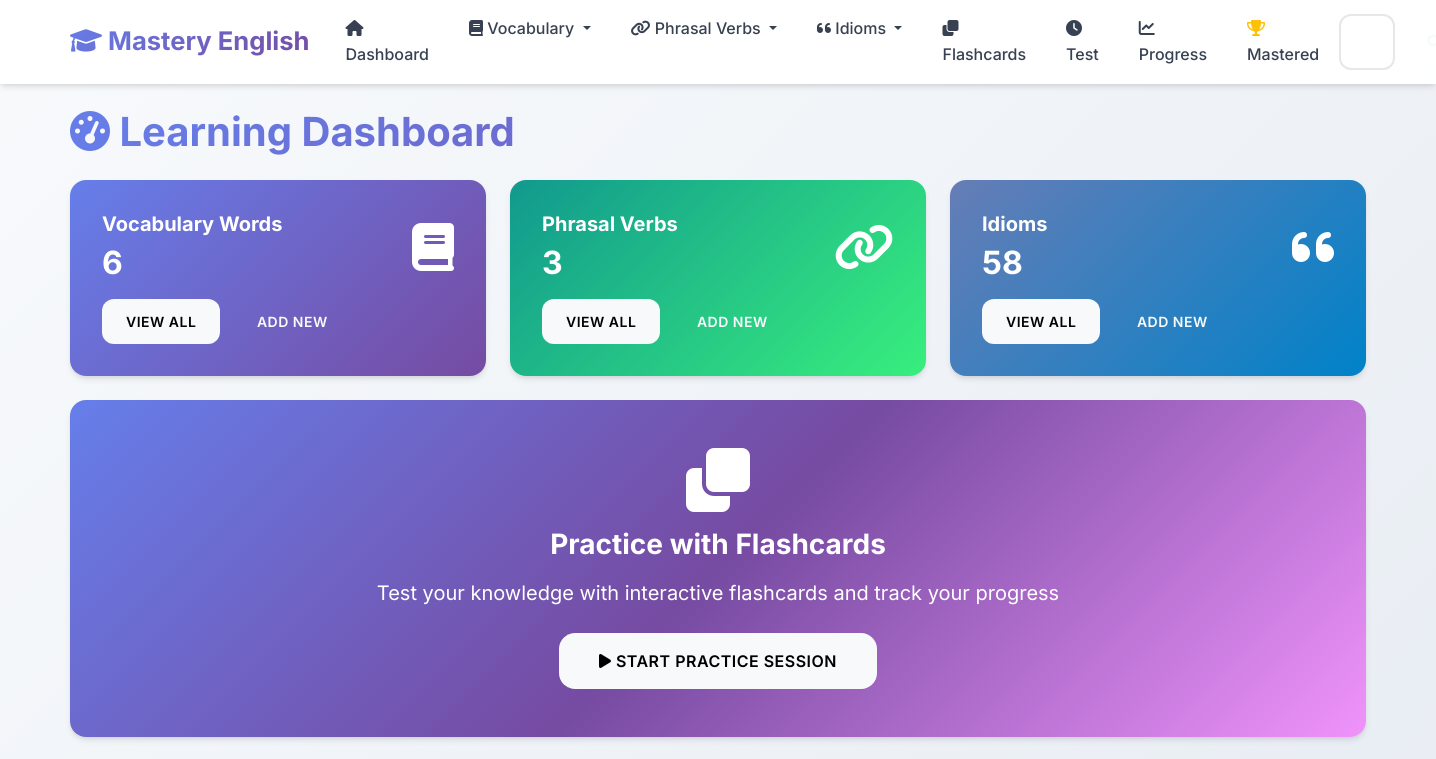
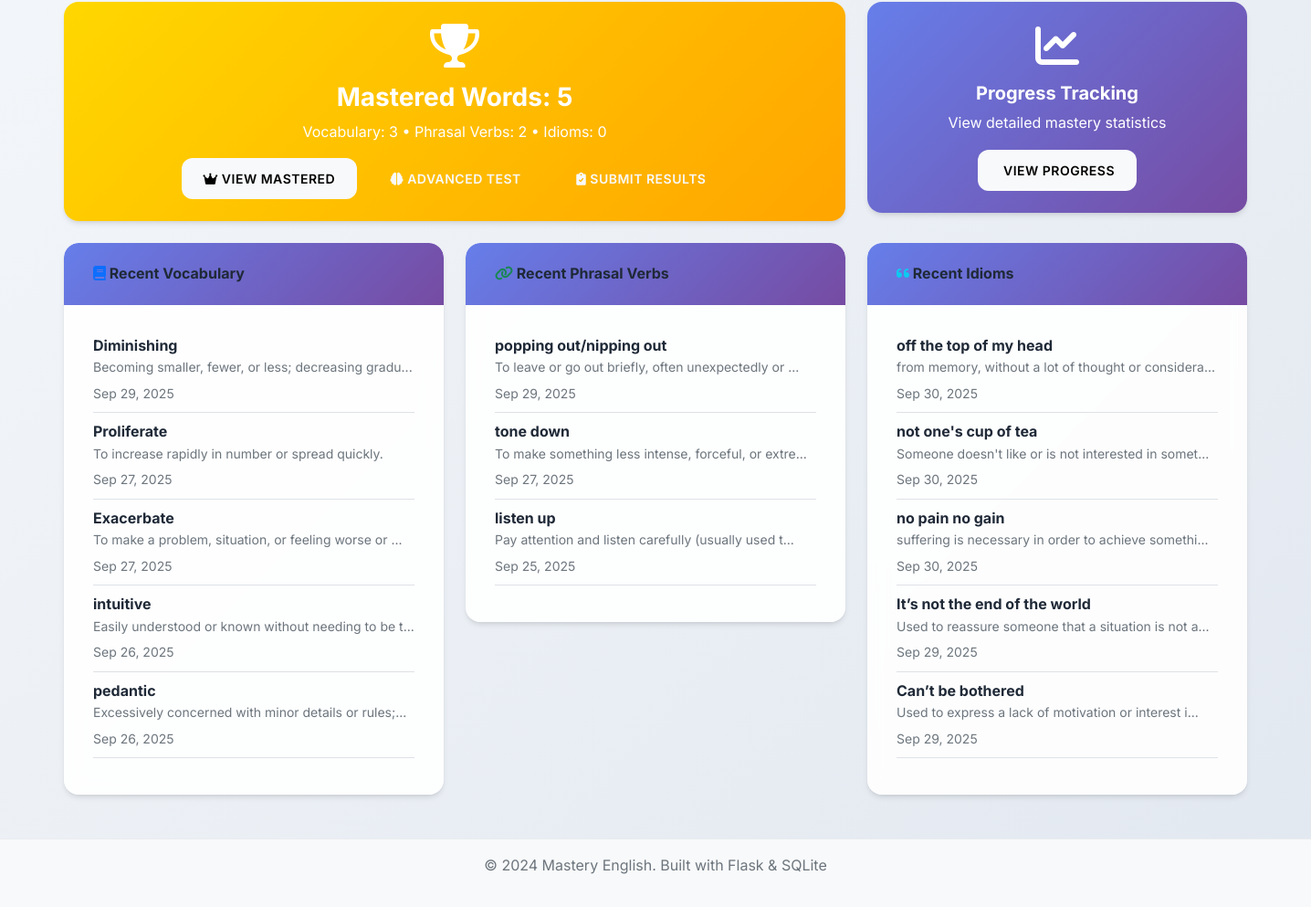
The page / on the database its author committed (2 pictures, top to bottom).
### app.py (models this page shows, shortened)
class VocabularyWord(db.Model):
    __tablename__ = 'vocabulary_words'
    id = db.Column(db.Integer, primary_key=True)
    word = db.Column(db.String(100), nullable=False)
    definition = db.Column(db.Text, nullable=False)
    example_sentence = db.Column(db.Text)
    pronunciation = db.Column(db.String(100))
    part_of_speech = db.Column(db.String(50))
    difficulty_level = db.Column(db.String(20), default='medium')
    date_added = db.Column(db.DateTime, default=datetime.utcnow)
    times_practiced = db.Column(db.Integer, default=0)
    last_practiced = db.Column(db.DateTime)
    mastery_level = db.Column(db.Integer, default=0)

class PhrasalVerb(db.Model):
    __tablename__ = 'phrasal_verbs'
    id = db.Column(db.Integer, primary_key=True)
    phrasal_verb = db.Column(db.String(100), nullable=False)
    meaning = db.Column(db.Text, nullable=False)
    example_sentence = db.Column(db.Text)
    separable = db.Column(db.Boolean, default=False)
    difficulty_level = db.Column(db.String(20), default='medium')
    date_added = db.Column(db.DateTime, default=datetime.utcnow)
    times_practiced = db.Column(db.Integer, default=0)
    last_practiced = db.Column(db.DateTime)
    mastery_level = db.Column(db.Integer, default=0)

class Idiom(db.Model):
    __tablename__ = 'idioms'
    id = db.Column(db.Integer, primary_key=True)
    idiom = db.Column(db.String(200), nullable=False)
    meaning = db.Column(db.Text, nullable=False)
    example_sentence = db.Column(db.Text)
    origin = db.Column(db.Text)
    difficulty_level = db.Column(db.String(20), default='medium')
    date_added = db.Column(db.DateTime, default=datetime.utcnow)
    times_practiced = db.Column(db.Integer, default=0)
    last_practiced = db.Column(db.DateTime)
    mastery_level = db.Column(db.Integer, default=0)

### app.py (the view)
@app.route('/')
def index():
    vocab_count = VocabularyWord.query.count()
    phrasal_count = PhrasalVerb.query.count()
    idiom_count = Idiom.query.count()
    mastered_vocab = VocabularyWord.query.filter(VocabularyWord.mastery_level == 5).count()
    mastered_phrasal = PhrasalVerb.query.filter(PhrasalVerb.mastery_level == 5).count()
    mastered_idioms = Idiom.query.filter(Idiom.mastery_level == 5).count()
    total_mastered = mastered_vocab + mastered_phrasal + mastered_idioms
    recent_vocab = VocabularyWord.query.order_by(VocabularyWord.date_added.desc()).limit(5).all()
    recent_phrasal = PhrasalVerb.query.order_by(PhrasalVerb.date_added.desc()).limit(5).all()
    recent_idioms = Idiom.query.order_by(Idiom.date_added.desc()).limit(5).all()
    return render_template('index.html',
                         vocab_count=vocab_count,
                         phrasal_count=phrasal_count,
                         idiom_count=idiom_count,
                         mastered_vocab=mastered_vocab,
                         mastered_phrasal=mastered_phrasal,
                         mastered_idioms=mastered_idioms,
                         total_mastered=total_mastered,
                         recent_vocab=recent_vocab,
                         recent_phrasal=recent_phrasal,
                         recent_idioms=recent_idioms)

### templates/index.html (shortened to what this page needs)
{% extends "base.html" %}
{% block content %}
<div class="row">
    <div class="col-12">
        <h1 class="mb-4">
            <i class="fas fa-tachometer-alt"></i> Learning Dashboard
        </h1>
    </div>
</div>
<div class="row mb-4">
    <div class="col-md-4">
        <div class="card dashboard-card text-white" style="background: var(--gradient-primary);">
            <div class="card-body">
                <div class="d-flex justify-content-between">
                    <div>
                        <h5 class="card-title text-white">Vocabulary Words</h5>
                        <h2 class="mb-0 text-white">{{ vocab_count }}</h2>
                    </div>
                    <div class="align-self-center floating-element">
                        <i class="fas fa-book fa-3x"></i>
                    </div>
                </div>
                <div class="mt-3">
                    <a href="{{ url_for('vocabulary_list') }}" class="btn btn-light btn-sm me-2">View All</a>
                    <a href="{{ url_for('add_vocabulary') }}" class="btn btn-outline-light btn-sm">Add New</a>
                </div>
            </div>
        </div>
    </div>
    <div class="col-md-4">
        <div class="card dashboard-card text-white" style="background: var(--gradient-success);">
            <div class="card-body">
                <div class="d-flex justify-content-between">
                    <div>
                        <h5 class="card-title text-white">Phrasal Verbs</h5>
                        <h2 class="mb-0 text-white">{{ phrasal_count }}</h2>
                    </div>
                    <div class="align-self-center floating-element">
                        <i class="fas fa-link fa-3x"></i>
                    </div>
                </div>
                <div class="mt-3">
                    <a href="{{ url_for('phrasal_verbs_list') }}" class="btn btn-light btn-sm me-2">View All</a>
                    <a href="{{ url_for('add_phrasal_verb') }}" class="btn btn-outline-light btn-sm">Add New</a>
                </div>
            </div>
        </div>
    </div>
    <div class="col-md-4">
        <div class="card dashboard-card text-white" style="background: var(--gradient-info);">
            <div class="card-body">
                <div class="d-flex justify-content-between">
                    <div>
                        <h5 class="card-title text-white">Idioms</h5>
                        <h2 class="mb-0 text-white">{{ idiom_count }}</h2>
                    </div>
                    <div class="align-self-center floating-element">
                        <i class="fas fa-quote-left fa-3x"></i>
                    </div>
                </div>
                <div class="mt-3">
                    <a href="{{ url_for('idioms_list') }}" class="btn btn-light btn-sm me-2">View All</a>
                    <a href="{{ url_for('add_idiom') }}" class="btn btn-outline-light btn-sm">Add New</a>
                </div>
            </div>
        </div>
    </div>
</div>
<div class="row mb-4">
    <div class="col-12">
        <div class="card dashboard-card" style="background: var(--gradient-hero); color: white;">
            <div class="card-body text-center py-5">
                <div class="floating-element">
                    <i class="fas fa-clone fa-4x mb-3"></i>
                </div>
                <h3 class="card-title text-white mb-3">
                    Practice with Flashcards
                </h3>
                <p class="card-text text-white fs-5 mb-4">Test your knowledge with interactive flashcards and track your progress</p>
                <a href="{{ url_for('flashcards_menu') }}" class="btn btn-light btn-lg pulse-primary">
                    <i class="fas fa-play"></i> Start Practice Session
                </a>
            </div>
        </div>
    </div>
</div>
<div class="row mb-4">
    <div class="col-md-8">
        <div class="card dashboard-card" style="background: linear-gradient(135deg, #ffd700 0%, #ffa500 100%); color: white;">
            <div class="card-body text-center py-4">
                <div class="floating-element">
                    <i class="fas fa-trophy fa-3x mb-3"></i>
                </div>
                <h3 class="card-title text-white mb-2">
                    Mastered Words: {{ total_mastered }}
                </h3>
                <p class="card-text text-white mb-3">
                    {% if total_mastered > 0 %}
                    Vocabulary: {{ mastered_vocab }} • Phrasal Verbs: {{ mastered_phrasal }} • Idioms: {{ mastered_idioms }}
                    {% else %}
                    Keep practicing to master your first words!
                    {% endif %}
                </p>
                <div>
                    <a href="{{ url_for('mastered_words') }}" class="btn btn-light me-2">
                        <i class="fas fa-crown"></i> View Mastered
                    </a>
                    {% if total_mastered > 0 %}
                    <a href="{{ url_for('mastered_test') }}" class="btn btn-outline-light me-2">
                        <i class="fas fa-brain"></i> Advanced Test
                    </a>
                    <a href="{{ url_for('submit_evaluation') }}" class="btn btn-outline-light">
                        <i class="fas fa-clipboard-check"></i> Submit Results
                    </a>
                    {% endif %}
                </div>
            </div>
        </div>
    </div>
    <div class="col-md-4">
        <div class="card dashboard-card" style="background: linear-gradient(135deg, #667eea 0%, #764ba2 100%); color: white;">
            <div class="card-body text-center py-4">
                <div class="floating-element">
                    <i class="fas fa-chart-line fa-3x mb-3"></i>
                </div>
                <h5 class="card-title text-white mb-2">Progress Tracking</h5>
                <p class="card-text text-white mb-3">View detailed mastery statistics</p>
                <a href="{{ url_for('progress') }}" class="btn btn-light">
                     View Progress
                </a>
            </div>
        </div>
    </div>
</div>
<div class="row">
    <div class="col-md-4">
        <div class="card">
            <div class="card-header">
                <h6 class="mb-0">
                    <i class="fas fa-book text-primary"></i> Recent Vocabulary
                </h6>
            </div>
            <div class="card-body">
                {% if recent_vocab %}
                    {% for word in recent_vocab %}
                        <div class="border-bottom pb-2 mb-2">
                            <strong>{{ word.word }}</strong>
                            <p class="mb-1 text-muted small">{{ word.definition[:50] }}{% if word.definition|length > 50 %}...{% endif %}</p>
                            <small class="text-muted">{{ word.date_added.strftime('%b %d, %Y') }}</small>
                        </div>
                    {% endfor %}
                {% else %}
                    <p class="text-muted">No vocabulary words yet.</p>
                {% endif %}
            </div>
        </div>
    </div>
    <div class="col-md-4">
        <div class="card">
            <div class="card-header">
                <h6 class="mb-0">
                    <i class="fas fa-link text-success"></i> Recent Phrasal Verbs
                </h6>
            </div>
            <div class="card-body">
                {% if recent_phrasal %}
                    {% for phrasal in recent_phrasal %}
                        <div class="border-bottom pb-2 mb-2">
                            <strong>{{ phrasal.phrasal_verb }}</strong>
                            <p class="mb-1 text-muted small">{{ phrasal.meaning[:50] }}{% if phrasal.meaning|length > 50 %}...{% endif %}</p>
                            <small class="text-muted">{{ phrasal.date_added.strftime('%b %d, %Y') }}</small>
                        </div>
                    {% endfor %}
                {% else %}
                    <p class="text-muted">No phrasal verbs yet.</p>
                {% endif %}
            </div>
        </div>
    </div>
    <div class="col-md-4">
        <div class="card">
            <div class="card-header">
                <h6 class="mb-0">
                    <i class="fas fa-quote-left text-info"></i> Recent Idioms
                </h6>
            </div>
            <div class="card-body">
                {% if recent_idioms %}
                    {% for idiom in recent_idioms %}
                        <div class="border-bottom pb-2 mb-2">
                            <strong>{{ idiom.idiom }}</strong>
                            <p class="mb-1 text-muted small">{{ idiom.meaning[:50] }}{% if idiom.meaning|length > 50 %}...{% endif %}</p>
                            <small class="text-muted">{{ idiom.date_added.strftime('%b %d, %Y') }}</small>
                        </div>
                    {% endfor %}
                {% else %}
                    <p class="text-muted">No idioms yet.</p>
                {% endif %}
            </div>
        </div>
    </div>
</div>
{% endblock %}

### static/css/style.css (style rules this page uses)
:root { --primary-color: #6366f1; --primary-dark: #4f46e5; --primary-light: #8b5cf6; --success-color: #10b981; --success-dark: #059669; --info-color: #06b6d4; --info-dark: #0891b2; --warning-color: #f59e0b; --warning-dark: #d97706; --danger-color: #ef4444; --danger-dark: #dc2626; --light-color: #f8fafc; --dark-color: #1e293b; --gray-50: #f9fafb; --gray-100: #f3f4f6; --gray-200: #e5e7eb; --gray-300: #d1d5db; --gray-400: #9ca3af; --gray-500: #6b7280; --gray-600: #4b5563; --gray-700: #374151; --gray-800: #1f2937; --gray-900: #111827; --gradient-primary: linear-gradient(135deg, #667eea 0%, #764ba2 100%); --gradient-success: linear-gradient(135deg, #11998e 0%, #38ef7d 100%); --gradient-info: linear-gradient(135deg, #667db6 0%, #0082c8 100%); --gradient-warning: linear-gradient(135deg, #f093fb 0%, #f5576c 100%); --gradient-hero: linear-gradient(135deg, #667eea 0%, #764ba2 50%, #f093fb 100%); --shadow-sm: 0 1px 2px 0 rgba(0, 0, 0, 0.05); --shadow: 0 4px 6px -1px rgba(0, 0, 0, 0.1), 0 2px 4px -1px rgba(0, 0, 0, 0.06); --shadow-md: 0 10px 15px -3px rgba(0, 0, 0, 0.1), 0 4px 6px -2px rgba(0, 0, 0, 0.05); --shadow-lg: 0 20px 25px -5px rgba(0, 0, 0, 0.1), 0 10px 10px -5px rgba(0, 0, 0, 0.04); --shadow-xl: 0 25px 50px -12px rgba(0, 0, 0, 0.25); }
body { font-family: 'Inter', 'Segoe UI', -apple-system, BlinkMacSystemFont, sans-serif; background: linear-gradient(135deg, #f8fafc 0%, #e2e8f0 100%); min-height: 100vh; line-height: 1.6; color: var(--gray-800); }
.card { border: none; border-radius: 16px; background: rgba(255, 255, 255, 0.9); backdrop-filter: blur(10px); box-shadow: var(--shadow); transition: all 0.4s cubic-bezier(0.4, 0, 0.2, 1); position: relative; overflow: hidden; }
.card::before { content: ''; position: absolute; top: 0; left: 0; width: 100%; height: 2px; background: var(--gradient-primary); transform: scaleX(0); transition: transform 0.3s ease; }
.card-header { background: var(--gradient-primary); color: white; border-bottom: none; border-radius: 16px 16px 0 0 !important; padding: 1.5rem 2rem; font-weight: 600; }
.card-body { padding: 2rem; }
.btn { border-radius: 12px; font-weight: 600; padding: 0.75rem 1.5rem; text-transform: uppercase; letter-spacing: 0.5px; font-size: 0.875rem; transition: all 0.3s cubic-bezier(0.4, 0, 0.2, 1); position: relative; overflow: hidden; border: none; }
.btn::before { content: ''; position: absolute; top: 0; left: -100%; width: 100%; height: 100%; background: linear-gradient(90deg, transparent, rgba(255,255,255,0.2), transparent); transition: left 0.5s; }
.btn-lg { padding: 1rem 2.5rem; font-size: 1rem; border-radius: 16px; }
.dashboard-card { transition: all 0.4s cubic-bezier(0.4, 0, 0.2, 1); position: relative; overflow: hidden; }
.dashboard-card::before { content: ''; position: absolute; top: 0; left: 0; width: 100%; height: 4px; background: var(--gradient-primary); transform: scaleX(0); transition: transform 0.3s ease; }
h1, h2, h3, h4, h5, h6 { font-weight: 700; color: var(--gray-800); }
h1 { background: var(--gradient-primary); -webkit-background-clip: text; -webkit-text-fill-color: transparent; background-clip: text; }
.fa, .fas, .far { transition: all 0.3s ease; }
.floating-element { animation: float 3s ease-in-out infinite; }
.pulse-primary { animation: pulse 2s infinite; }

### rows shown on the page
VocabularyWord: word "Diminishing", definition "Becoming smaller, fewer, or less; decreasing gradu", date_added "Sep 29, 2025"
VocabularyWord: word "Proliferate", definition "To increase rapidly in number or spread quickly.", date_added "Sep 27, 2025"
VocabularyWord: word "Exacerbate", definition "To make a problem, situation, or feeling worse or", date_added "Sep 27, 2025"
VocabularyWord: word "intuitive", definition "Easily understood or known without needing to be t", date_added "Sep 26, 2025"
VocabularyWord: word "pedantic", definition "Excessively concerned with minor details or rules;", date_added "Sep 26, 2025"
PhrasalVerb: phrasal_verb "popping out/nipping out", meaning "To leave or go out briefly, often unexpectedly or", date_added "Sep 29, 2025"
PhrasalVerb: phrasal_verb "tone down", meaning "To make something less intense, forceful, or extre", date_added "Sep 27, 2025"
PhrasalVerb: phrasal_verb "listen up", meaning "Pay attention and listen carefully (usually used t", date_added "Sep 25, 2025"
Idiom: idiom "off the top of my head", meaning "from memory, without a lot of thought or considera", date_added "Sep 30, 2025"
Idiom: idiom "not one's cup of tea", meaning "Someone doesn't like or is not interested in somet", date_added "Sep 30, 2025"
Idiom: idiom "no pain no gain", meaning "suffering is necessary in order to achieve somethi", date_added "Sep 30, 2025"
Idiom: idiom "It’s not the end of the world", meaning "Used to reassure someone that a situation is not a", date_added "Sep 29, 2025"
Idiom: idiom "Can’t be bothered", meaning "Used to express a lack of motivation or interest i", date_added "Sep 29, 2025"

### other values the page prints
{{ vocab_count }} "6"
{{ phrasal_count }} "3"
{{ idiom_count }} "58"
{{ total_mastered }} "5"
{{ mastered_vocab }} "3"
{{ mastered_phrasal }} "2"
{{ mastered_idioms }} "0"
